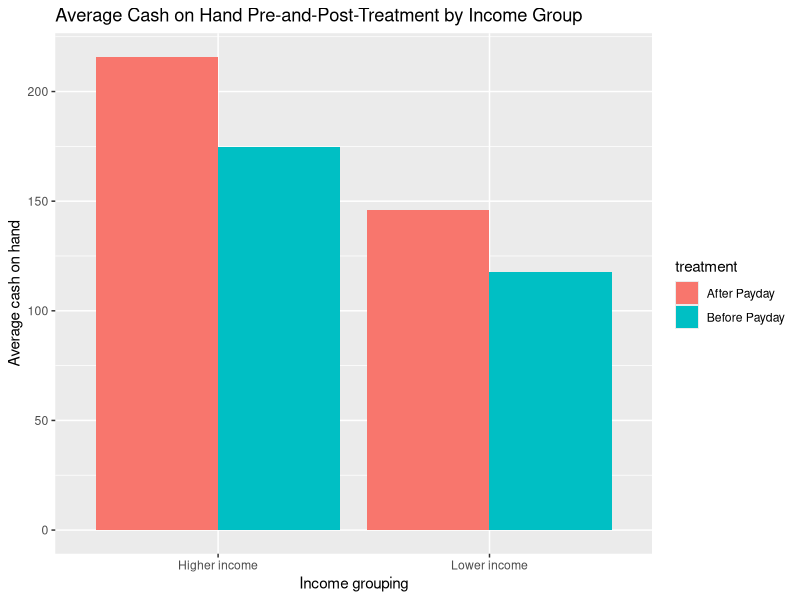
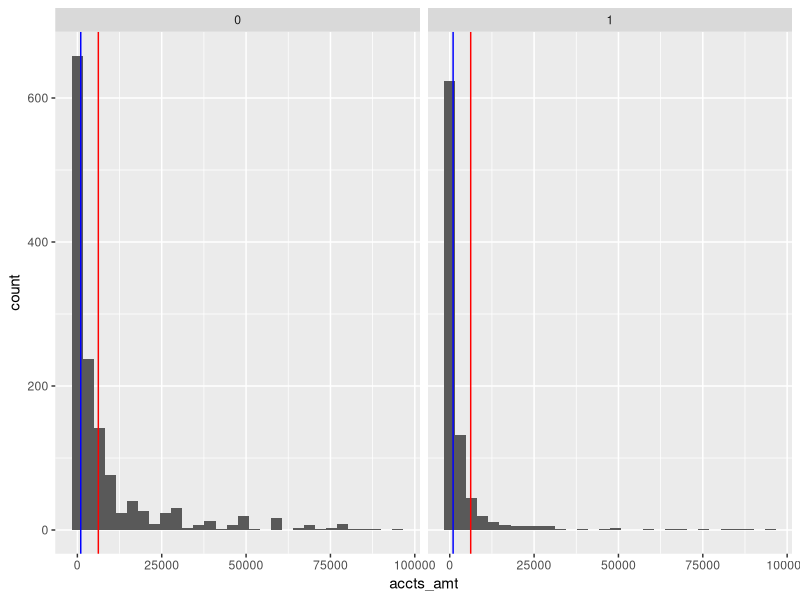

Source code (R) for these figures, in order:
## ---- chunk 1
library(tidyverse)
## ---- chunk 2
dat <- read_csv("data/poverty.csv")

## Using summary()

summary(dat$cash)
summary(dat$accts_amt)

## Filtering for summary statistics

## do with group_by()
dat |> 
  group_by(treatment) |> 
  summarize(mean_cash = mean(cash, na.rm = TRUE),
            median_cash = median(cash, na.rm = TRUE),
            sd_cash = sd(cash, na.rm = TRUE))
## ---- chunk 3
dat |>
## create new breakdown variable based on stroop_time
  mutate(stroop_3way = case_when(stroop_time < 7~ "Under 7",
                                 stroop_time > 7 & stroop_time <= 7.5 ~ "Between 7 and 7.5",
                                 stroop_time > 7.5 ~ "More than 7.5")) |>
## group by and summarize to get
  group_by(stroop_3way) |>
  summarize(count = n()) |>
## create new proportion variable, and drop counts
  mutate(prop = count/sum(count)) |> 
  select(-count) |> 
## pivot wider!
  pivot_wider(names_from = stroop_3way,
              values_from = prop)
## ---- chunk 4
dat <- dat |> 
  mutate(income_less20k_rec = if_else(income_less20k == 1, "Lower income", "Higher income"))

tab1 <- dat |> 
  group_by(income_less20k_rec, treatment) |>
  summarize(mean_cash = mean(cash, na.rm=TRUE)) 
tab1

plot1 <- tab1 |>
  ggplot(mapping = aes(x = income_less20k_rec, y = mean_cash, fill = treatment)) +
  geom_col(position = "dodge") +
  labs(x = "Income grouping", y = "Average cash on hand", title = "Average Cash on Hand Pre-and-Post-Treatment by Income Group")
  
plot1
## ---- chunk 5
## Overall ATE
dat |>
  group_by(treatment) |> 
  summarize(stroop_time = mean(stroop_time, na.rm = TRUE)) |> 
  pivot_wider(names_from = treatment,
              values_from = stroop_time) |> 
  mutate(ATE = `After Payday` - `Before Payday`)

## Income Group ATE
dat |> 
  group_by(income_less20k_rec, treatment) |> 
  summarize(stroop_time = mean(stroop_time, na.rm = TRUE)) |> 
  pivot_wider(names_from = treatment,
              values_from = stroop_time) |> 
  mutate(ATE = `After Payday` - `Before Payday`)
## ---- chunk 6
full <- dat |> 
  group_by(treatment)|>
  summarize(avg_stroop_time = mean(stroop_time),
            count = n()) |> 
  knitr::kable()

any_NA <- dat |> drop_na() |>
  group_by(treatment)|>
  summarize(avg_stroop_time = mean(stroop_time),
            count = n()) |> 
  knitr::kable()

cash_NA <- dat |> filter(!is.na(cash)) |>
  group_by(treatment)|>
  summarize(avg_stroop_time = mean(stroop_time),
            count = n()) |> 
  knitr::kable()


full
any_NA
cash_NA
## ---- chunk 7
tab2 <- dat |> group_by(income_less20k) |>
  summarize(mean_acct = mean(accts_amt, na.rm=TRUE),
            med_acct = median(accts_amt, na.rm=TRUE),
            sd_acct = sd(accts_amt, na.rm=TRUE),
            min_acct = min(accts_amt, na.rm=TRUE),
            max_acct = max(accts_amt, na.rm=TRUE)) 
tab2

plot2 <- dat |>
  ggplot(mapping = aes(x = accts_amt)) +
  geom_histogram() +
  geom_vline(xintercept = mean(dat$accts_amt, na.rm=T), color = "red") +
  geom_vline(xintercept = median(dat$accts_amt, na.rm=T), color = "blue") +
  facet_wrap(~income_less20k)

plot2
